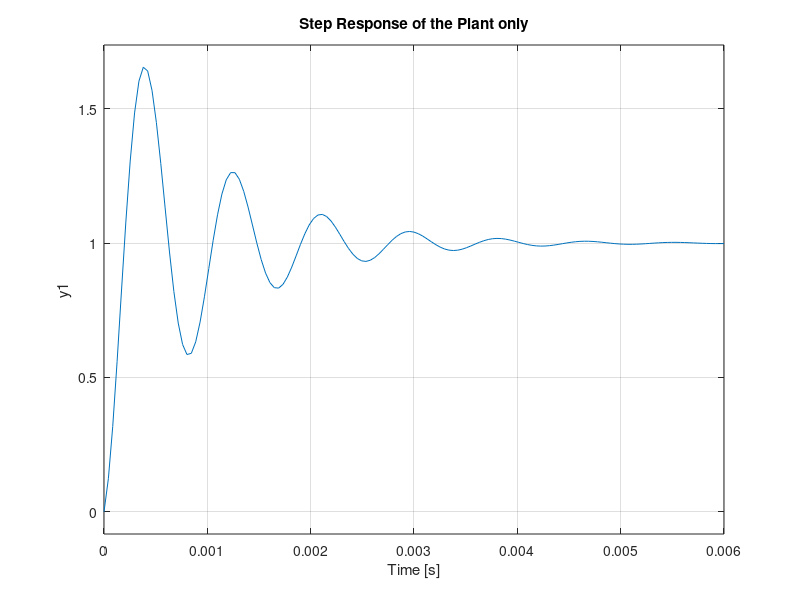
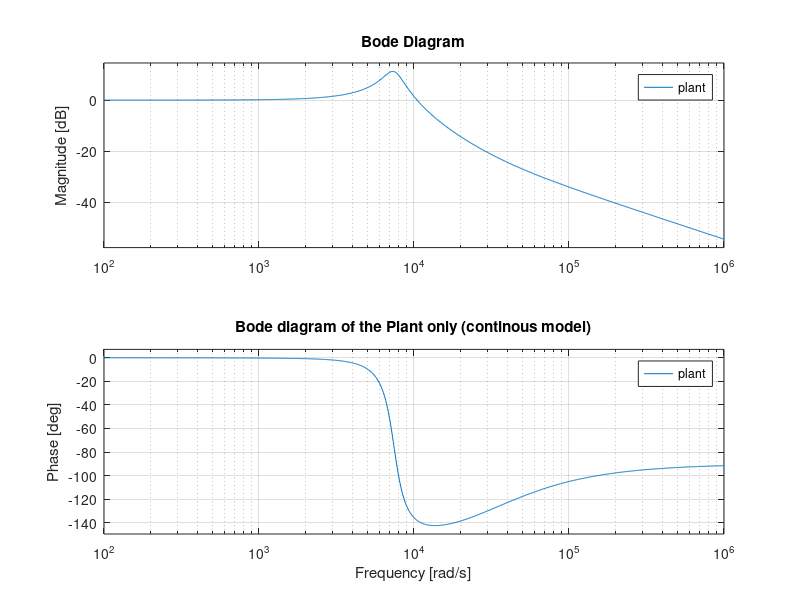
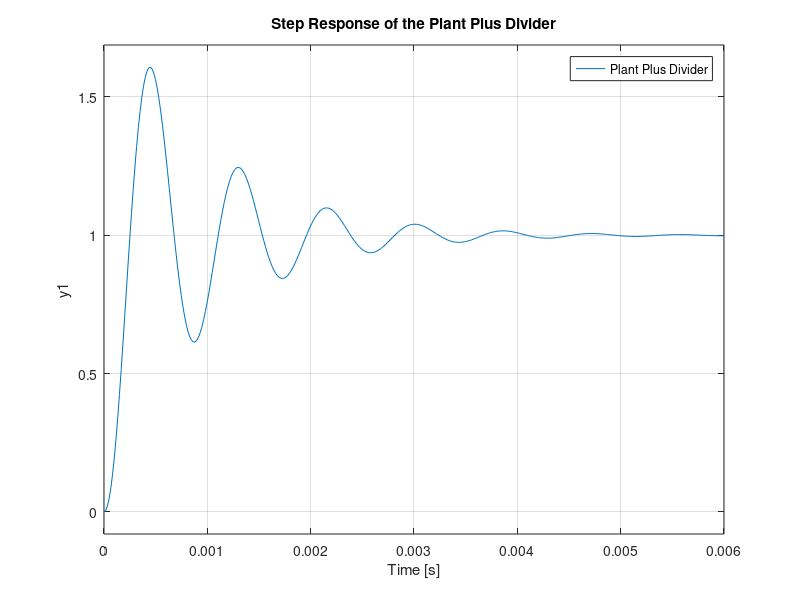
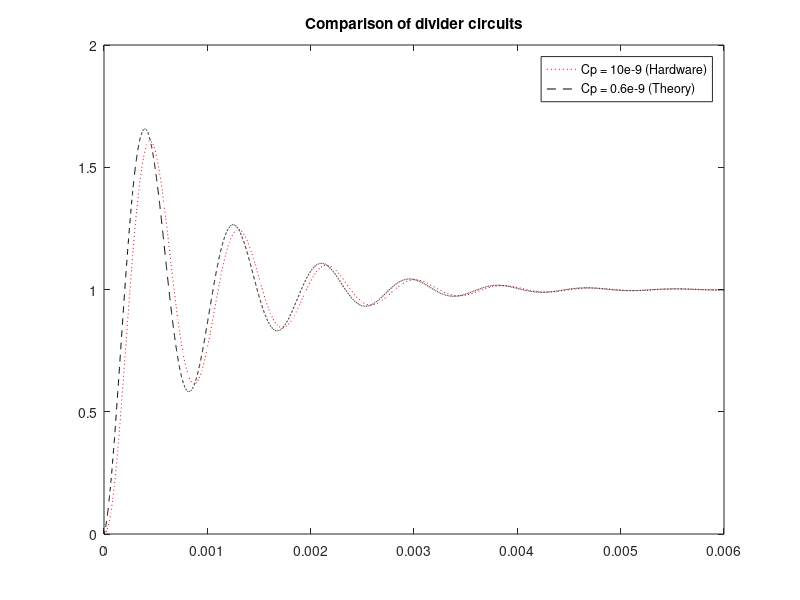

Write the MATLAB code that produced these figures, in order.
%% Load necessary packages

pkg load control;
pkg load signal;
clc;
clear;
close all;
grid on;

%% Plant transfer function (Continous time domain):

% notations:
    % x' = A*x + B*Vg
    % vout = C*x + D*Vg
    % d    - control signal
    % vout - ouput of the plant
    % x    - state variable matrix

% Our System:

    Vout = 12;      % outputof the power stage
    Vg = 28;        % input to power stage
    fs = 50e3;      % switcing freq
    Ts = 1/fs;      % switiching period
    Cap = 820e-6;   % Cap in power plant
    Resr = 0.042;   % equivalent series resistance of cap
    L = 22e-6;      % Ind in power plant
    RL = 0.0026;    % series resistance of inductor
    R = 12;         % Load resistance in power plant
    Duty = 12/28;   % steady state Duty cycle
    td = 0.25*Ts + Duty*Ts;     % delay in A/D + Compenstor + Modulator (DTs < td < Ts)

% Plant state space modelling:

    Rpar = (R*Resr)/(R+Resr);
    p1 = -(1/((R+Resr)*Cap));
    p2 = ( R /((R+Resr)*Cap));
    p3 = -(R/((R+Resr)*L));
    p4 = -((RL + Rpar)/L);
    p5 = (R/(R+Resr));
    A1 = [p1 p2 ; p3 p4];       % A    - State matrix A.
    A2 = [0];
    B1 = [0;(1/L)];             % B    - Input-to-state matrix B
    B2 = [0];
    C  = [p5, Rpar];            % C    - State-to-output matrix C
    D  = 0;                     % D    - Feedthrough matrix D
    I  = eye(2);
    plant = ss(A1,B1,C,D);
    [n_plant,d_plant] = ss2tf(A1,B1,C,D);
    plant_tf = tf(n_plant,d_plant);


    %% Exponentials are not handled by Octave control package to include a delay
    %% Using the Pade approximation for delay seems to be the best work around
    %% Pade (Octave): https://octave.sourceforge.io/octave/function/padecoef.html
    %% Pade (Wiki): https://en.wikipedia.org/wiki/Pad%C3%A9_table

% TO BE IMPLEMENTED


% plotting Step Response of Plant:

    figure(1);
    step(plant);
    title('Step Response of the Plant only');

% Calculation of Bandwidth of the Plant:

    %Stepinfo function now available based on funtion forum input here: https://lists.gnu.org/archive/html/help-octave/2015-02/msg00023.html
    % Function is not verified as working.
%    plant_info = stepinfo(plant);
%    [Wn_plant,DR_plant,Poles_plant] = damp(plant);

 % BEWARE 0 Stepinfo function is providing incorrect information.
%    temp1 = sqrt((4*(DR_plant(1))^4) - (4*(DR_plant(1))^2) +2);
%    temp2 =  1 - (2*(DR_plant(1))^2);
%
%    %%Depends on plant info - using current stepinfo command (not tested)
%    temp3 = 4/(plant_info.SettlingTime*(DR_plant(1)));
%    BW_plant = temp3*sqrt(temp1 + temp2)

% plotting Bode plot for Plant:

    %% Use bode (Octave) vs bodeplot (Matlab) , similar functionality
    figure(2)
    bode(plant);
    title('Bode diagram of the Plant only (continous model)');
    [Gm_Plant,Pm_Plant,Wcg_Plant,Wcp_Plant] = margin(plant);



%% Divider circuitry:

% Documentation here: https://learn.libre.solar/b/dc-control/development/digital_control.html#modelling-the-digital-controller
% Voltage is divided to ADC full scale by divider circuit:
     R1 = 100e3;
     R2 = 5.6e3;
     Cz = 0;%ORIGIRNAL CODE:%Cz = 1e-6;
     %Typically not populated as this is not a programmable compensation zero
     %Hardware currently does not have Cz.
     Rp = (R1*R2)/(R1+R2);
     Cp = 10e-9; %ORIGINAL CODE: Cp = 1/(2*pi*fs*Rp);
     % Cp = 10nF is as implemented in hardware

% Gain of the Divider:

     Kdiv = R2/(R1+R2);
     Vsense = Vout * Kdiv; %The sensed voltage in for control loop. Max voltage is 3.3V.

% Transfer function of the Divider circuit:

     G1 = tf([R1*Cz 1],[Kdiv*R1*(Cz+Cp) 1]);     % continuous time domain (S Domain)

%Plant Plus Divider Transfer Function:

    plant_plus_divider = plant_tf * G1;
    [y1, t1, x1] = step(plant_plus_divider); % Get info for multiple plotting on the same axis
    [mag1, pha1, w1] = bode(plant_plus_divider); % Get info for multiple plotting on the same axis

    figure(3);
    step(plant_plus_divider);
    title('Step Response of the Plant Plus Divider');
    legend("Plant Plus Divider")
    [Gm_plant_plus_divider,Pm_plant_plus_divider,Wcg_plant_plus_divider,Wcp_plant_plus_divider] = margin(plant_plus_divider);

%Check system controlability:

%TO BE IMPLEMENTED
%    [A B C D] = tf2ss(plant_plus_divider)
%    rank_system = rank(ctrb(A,B))   %Ensure



% Compare bode plots with different divider circuits
% Plot to show minimal difference in Cp values

    Cp2 = 1/(2*pi*fs*Rp); %New Cp value to compare with hardware value of 10e-9F

% Transfer function of the Divider circuit:

    G2 = tf([R1*Cz 1],[Kdiv*R1*(Cz+Cp2) 1]);
    plant_plus_divider_2 = plant_tf * G2;
    [y2, t2, x2] = step(plant_plus_divider_2);
    [mag2, pha2, w2] = bode(plant_plus_divider_2);

%Plot comparison of step responses
    figure(4)
    plot(t1,y1, 'r:');
    hold on;
    plot(t2,y2, 'k--');
    hold off;
    title('Comparison of divider circuits')
    legend("Cp = 10e-9 (Hardware)", "Cp = 0.6e-9 (Theory)")

% Check plant_plus_divider poles and zeros to simplify the model
% Dominant pole approximation to simplify model
% https://lpsa.swarthmore.edu/PZXferStepBode/DomPole.html

    [zeros, poles, k] = tf2zp(plant_plus_divider);


%%--- OUTPUT --- %%
%{
    zeros = -29036.00465
    poles =

    -18857.14286 +     0.00000i
    -1060.94289 +  7356.99698i
    -1060.94289 -  7356.99698i

    k =  35874439.46188
%}

%>> plant_plus_divider
%{
    Transfer function 'plant_plus_divider' from input 'u1' to output ...

                        1902 s + 5.524e+07
     y1:  ----------------------------------------------
          5.303e-05 s^3 + 1.113 s^2 + 5052 s + 5.525e+07
%}

%Use output to determine a simpler model
% Since the second and third poles are dominant, the first pole at s = 188857 can be ignored.

% New second order model form: K/(A*s^2 + B*s + C)
    K = 1902 * 29036;   %Set gain to match the previous transfer function
    A = 1;
    B = 2*1060.94289;
    C =  7356.99698^2;

    second_order = tf([K],[A B C])

%Assess new second order model vs thrid order

    [y3, t3, x3] = step(second_order); % Get info for multiple plotting on the same axis
    [mag3, pha3, w3] = bode(second_order); % Get info for multiple plotting on the same axis

%Plot comparison of step responses

    figure(5)
    plot(t1,y1, 'r:');
    hold on;
    plot(t3,y3, 'k--');
    hold off;
    title('Comparison second order and third order model')
    legend("Third order model", "Second order model")

%% Multiple bode plots

    figure(6)
    grid on;

    subplot(2,1,1)
    hold on;
    semilogx(w1,20*log10(abs(mag1)));
    semilogx(w3,20*log10(abs(mag3)));
    hold off;
    legend("Third order model", "Second order model");
    title("Constructed magnitude plot for comparison of second and third order models");

    subplot(2,1,2)
    hold on;
    semilogx(w1, pha1);
    semilogx(w3, pha3);
    hold off;
    legend("Third order model", "Second order model");
    title("Constructed phase plot for comparison of second and third order models");

% Sense check that bode plots are plotting correctly.

%{
    figure(10)
    bode(plant_plus_divider)
    title("Actual bode plot for third order model")
    figure(11)
    bode(second_order)
    title("Actual bode plot for second order model")
%}

%%--- TUNING  METHODS --- %%

% http://faculty.mercer.edu/jenkins_he/documents/TuningforPIDControllers.pdf


%%--- ZIEGLER NICHOLS TUNING --- %%

%From inspection values of L (dead time) and T (time constant) are:
% L = 0.00006s
% T = 0.00017s

% Ziegler-Nichl0s Tuning Rules give

%% P Controller (1)
% P_1 = T/L
% I_1 = Inf.
% D_1 = 0

%% PI COntroller (2)
% P_2 = 0.9*T/L
% I_2 = L/0.3
% D_2 = 0

%% PID Controller (3)
% P_3 = 1.2*T/L
% I_3 = 2*L
% D_3 = 0.5*L

% Read parameters

   L = 0.00006;
   T = 0.00017;

%Define PID Parameters

   P_1 = T/L;  %P control only
   I_1 = 5;% approximately Inf
   D_1 = 0;

   P_2 = 0.9*T/L;  %PI control
   I_2 = L/0.3;
   D_2 = 0;

   P_3 = 1.2*T/L;   %PID control
   I_3 = 2*L;
   D_3 = 0.5*L;


% Define feedback transfer functions
    s = tf('s');
    
    %% EDIT TRIAL CASE
   
    
    FB_P = tf(P_1 + I_1/s + D_1*s);
    FB_PI = tf(P_2 + I_2/s + D_2*s);
    FB_PID = tf(P_3 + I_3/s + D_3*s);

% Apply feedback loop

%% CHOICE TO APPLY FEEDBACK LOOP TO SECOND OR THIRD ORDER SYSTEM
    %Second order
    PID_P = feedback(second_order,FB_P);
    PID_PI = feedback(second_order,FB_PI);
    PID_PID = feedback(second_order,FB_PID);

    %Third order
%    PID_P = feedback(plant_plus_divider,FB_P);
%    PID_PI = feedback(plant_plus_divider,FB_PI);
%    PID_PID = feedback(plant_plus_divider,FB_PID);
% Get step data

    [y_P, t_P, x_P] = step(PID_P);
    [y_PI, t_PI, x_PI] = step(PID_PI);
    [y_PID, t_PID, x_PID] = step(PID_PID);

% Get bode data

    [mag_P, pha_P, w_P] = bode(PID_P);
    [mag_PI, pha_PI, w_PI] = bode(PID_PI);
    [mag_PID, pha_PID, w_PID] = bode(PID_PID);

%Plot comparison of step responses

    figure(7)
    plot(t_P,y_P, 'r:');
    hold on;
    %plot(t3, y3,'g-')
    plot(t_PI,y_PI, 'k--');
    plot(t_PID,y_PID, 'b-.');
    hold off;
    title('Comparison P, PI and PID control - Ziegler Nichlos Method')

    l1 = sprintf('P = %.1f, I = %.1f, D = %.1f', P_1, I_1,D_1)
    l2 = sprintf('P = %.1f, I = %.1f, D = %.1f', P_2, I_2,D_2)
    l3 = sprintf('P = %.1f, I = %.1f, D = %.1f', P_3, I_3,D_3)
    legend(l1, l2, l3)
    
%%Plot figures independently to increase clarity

%Comment to reduce number of figure outputs 
   
%    figure(10)
%    plot(t_P,y_P, 'r:');
%    title('P control - Ziegler Nichlos Method')
%    legend(l1)
%    
%    figure(11)
%    plot(t_PI,y_PI, 'r:');
%    title('PI control - Ziegler Nichlos Method')
%    legend(l2)
%    
%    figure(12)
%    plot(t_PID,y_PID, 'r:');
%    title('PID control - Ziegler Nichlos Method')
%    legend(l3)
    
%%% Check impulse responses 

    [y_P, t_P, x_P] = impulse(PID_P);
    [y_PI, t_PI, x_PI] = impulse(PID_PI);
    [y_PID, t_PID, x_PID] = impulse(PID_PID);

%Plot comparison of impulse responses

%Comment to reduce number of figure outputs 
    
%    figure(30)
%    plot(t_P,y_P, 'r:');
%    title('P control - Ziegler Nichlos Method - Impulse Response')
%    legend(l1)
%    
%    figure(31)
%    plot(t_PI,y_PI, 'r:');
%    title('PI control - Ziegler Nichlos Method - Impulse Response')
%    legend(l2)
%    
%    figure(32)
%    plot(t_PID,y_PID, 'r:');
%    title('PID control - Ziegler Nichlos Method - Impulse Response')
%    legend(l3)
    


%%--- ULTIMATE GAIN TUNING --- %%
%% Find ultimate gain with feedback

%Ultimate Gain sits at approx K = 3.3098; This can be shown by running the following code. From inspection the period can be found as T = 120s

%  for(i=1:20)
%      gain = (3.30979+0.000001*i)
%      PID_U = feedback(plant_plus_divider,gain);
%      [y_U, t_U, x_U] = step(PID_U);
%      figure(100+i)
%      t_str = sprintf('Feedback control with gain - %.1f',gain);
%      title(t_str)
%      plot(t_U,y_U, 'r:');
%  endfor

% Tuning formulae

%% P Controller (1)
% UP_1 = 0.5*ult_gain
% UI_1 = Inf. 
% UD_1 = 0

%% PI COntroller (2)
% UP_2 = 0.45*ult_gain
% UI_2 = 1*ult_period/1.2
% UD_2 = 0

%% PID Controller (3)
% UP_3 = 0.6*ult_gain
% UI_3 = 0.5*ult_period
% UD_3 = 0.125*ult_period

% Read parameters

   ult_gain = 3.3;
   ult_period = 120;

%Define PID Parameters

   UP_1 = 0.5*ult_gain;  %P control only
   UI_1= 5;% approximately Inf
   UD_1 = 0;
   
   UP_2 = 0.45*ult_gain;
   UI_2 = 1*ult_period/1.2;
   UD_2 = 0;

   UP_3 = 0.6*ult_gain;  %PID control
   UI_3 = 0.5*ult_period;
   UD_3 = 0.125*ult_period;


% Define feedback transfer functions
    s = tf('s');

    FB_UP = tf(UP_1 + UI_1/s + UD_1*s);
    FB_UPI = tf(UP_2 + UI_2/s + UD_2*s);
    FB_UPID = tf(UP_3 + UI_3/s + UD_3*s);

% Apply feedback loop

%% CHOICE TO APPLY FEEDBACK LOOP TO SECOND OR THIRD ORDER SYSTEM
    %Second order
    UPID_P = feedback(second_order,FB_UP);
    UPID_PI = feedback(second_order,FB_UPI);
    UPID_PID = feedback(second_order,FB_UPID);

    %Third order
%    PID_P = feedback(plant_plus_divider,FB_P);
%    PID_PI = feedback(plant_plus_divider,FB_PI);
%    PID_PID = feedback(plant_plus_divider,FB_PID);
% Get step data

    [y_P, t_P, x_P] = step(UPID_P);
    [y_PI, t_PI, x_PI] = step(UPID_PI);
    [y_PID, t_PID, x_PID] = step(UPID_PID);

% Get bode data

    [mag_P, pha_P, w_P] = bode(UPID_P);
    [mag_PI, pha_PI, w_PI] = bode(UPID_PI);
    [mag_PID, pha_PID, w_PID] = bode(UPID_PID);

%Plot comparison of step responses

    figure(8)
    plot(t_P,y_P, 'r:');
    hold on;
    %plot(t3, y3,'g-')
    plot(t_PI,y_PI, 'k--');
    plot(t_PID,y_PID, 'b-.');
    hold off;
    title('Comparison P, PI and PID control - Ultimate Gain Method')
    l1 = sprintf('P = %.1f, I = %.1f, D = %.1f', UP_1, UI_1,UD_1)
    l2 = sprintf('P = %.1f, I = %.1f, D = %.1f', UP_2, UI_2,UD_2)
    l3 = sprintf('P = %.1f, I = %.1f, D = %.1f', UP_3, UI_3,UD_3)
    legend(l1, l2, l3)

%%Plot figures independently to increase clarity

%Comment to reduce number of figure outputs 
   
%    figure(20)
%    plot(t_P,y_P, 'r:');
%    title('P control - Ultimate Gain Method')
%    legend(l1)
%    
%    figure(21)
%    plot(t_PI,y_PI, 'r:');
%    title('PI control - Ultimate Gain Method')
%    legend(l2)
%    
%    figure(22)
%    plot(t_PID,y_PID, 'r:');
%    title('PID control - Ultimate Gain Method')
%    legend(l3)

  
%%% Check impulse responses 

    [y_P, t_P, x_P] = impulse(UPID_P);
    [y_PI, t_PI, x_PI] = impulse(UPID_PI);
    [y_PID, t_PID, x_PID] = impulse(UPID_PID);

%Plot comparison of impulse responses

%Comment to reduce number of figure outputs 
       
%    figure(33)
%    plot(t_P,y_P, 'r:');
%    title('P control - Ultimate Gain Method - Impulse Response')
%    legend(l1)
%    
%    figure(34)
%    plot(t_PI,y_PI, 'r:');
%    title('PI control - Ultimate Gain Method - Impulse Response')
%    legend(l2)
%    
%    figure(35)
%    plot(t_PID,y_PID, 'r:');
%    title('PID control - Ultimate Gain Method - Impulse Response')
%    legend(l3)






%% Additional Notes (legacy code) for discrete time modelling of the converter

%% Control-to-output-voltage transfer function (Discrete time domain):
% Literature : Applying Digital Technology to PWM Control-Loop Designs
% Discrete time modelling (Trailing Edge DPWM and sampling at interval 2(DTs < td < Ts)):
%{
    phi   = (exp(A2*(Ts-td)))*(exp(A1*Duty*Ts))*exp(A2*(td-Duty*Ts));
    alpha = (B1 - B2)*Vg;
    gamma = (exp(A2*(Ts-td)))*alpha*Ts;
    z     = tf('z');
    Gvd   = (C* inv(I-((1/z)*phi))*gamma)/z
%}

%% Literature (Small-Signal Discrete-Time Modeling of Digitally Controlled PWM Converters)
% Direct equation:
%{
    z      = tf('z');
    Num    = z + (Ts/(Ts- td + Cap*Resr))*((Resr/R)-((Cap*Resr)/Ts)- (((Ts-td)*Resr)/L)+(td/Ts));
    Dem    = z^2 - (2 - (Ts/(R*Cap)))*z + (1 - Ts/(R*Cap) + Ts^2/(L*Cap));
    Gvd2   = ((Vg*Ts*(Ts- td + Cap*Resr))*Num)/(L*Cap*Dem)
%}

pause
